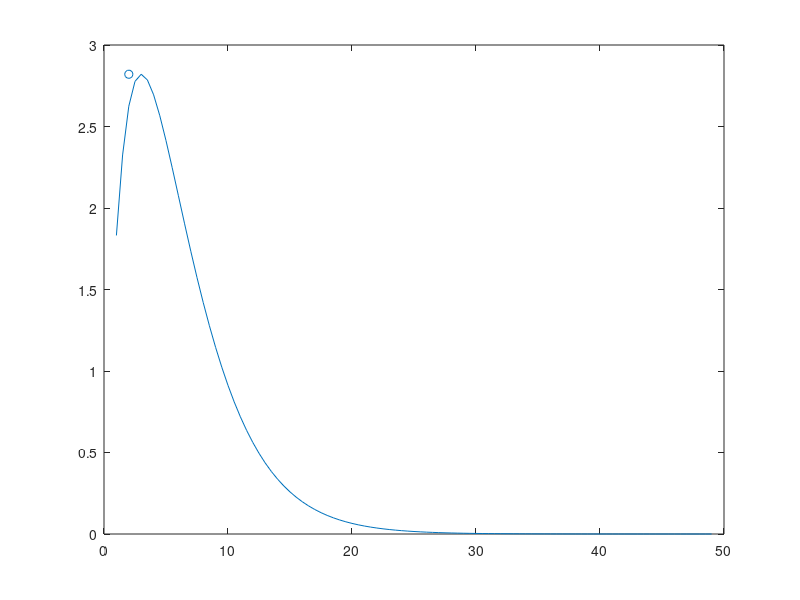
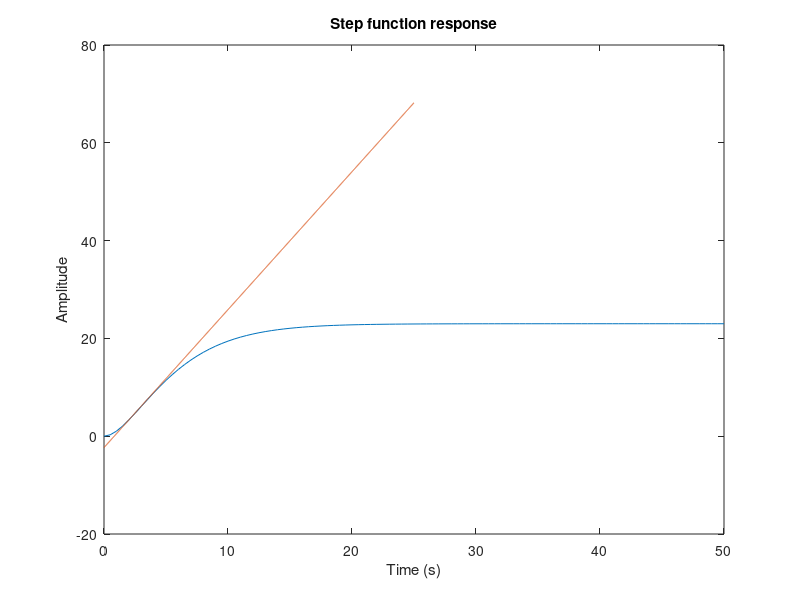

Write MATLAB code to recreate these figures, in order. (Note: this script raises an error after producing the figures.)
%% a

K = 23;
T1 = 03;

sys = tf(K, [T1*T1, 2*T1, 1]);

figure(1)

figure('Renderer', 'painters',  'Position', [100 100 1500 600])
set(gcf,'color','w');

[y, time] = step(sys, 50);
plot(time, y)
xlabel("Time (s)")
ylabel("Amplitude")
title("Step function response")

%% b

% tangent and its max

h = time(2) - time(1);
tans = y(1:end-4)./12-2*y(2:end-3)./3+2*y(4:end-1)./3-y(5:end)./12;
tans = tans ./ h;

figure(2)

plot(time(3:end-2), tans)
[peak, loc] = findpeaks(tans);
y_peak = y(loc);
hold on
scatter(time(loc), tans(loc))
hold off

figure(3)
plot(time, y)
hold on
xlabel("Time (s)")
ylabel("Amplitude")
title("Step function response")

tan_line = @(t) tans(loc) * (t - time(loc)) + y_peak;
ts = time(1):0.01:time(end)/2;
ys = tan_line(ts);

upper_line = @(t) y(end);

plot(ts, ys)
yline([0, y(end)])
xlim([0,30])
ylim([-0.5, y(end)+0.5])
hold off

% parameter
K = y(end);

L = fsolve(tan_line,1);
disp("L = " + string(Td))

T = fsolve(@(t) y(end) - tan_line(t), 1) - Td;
disp("T = " + string(Ts))


%% c
figure(4)
Kc = 0.9 * T / L;
Ti = L / 0.3;
GPI = pidstd(Kc, Ti, 0);
sys_c = feedback(GPI * sys, 1)

step(sys_c,50)
xlabel("Time (s)")
ylabel("Amplitude")
title("Step function response")

Kc = 0.0974;
Tis = 1:2:7;

n = length(Tis);
syses = cell(1, n);
lends = ["", "", "", ""];
overshoots = [0, 0, 0, 0];

for i = 1:n
    GPI = pidstd(Kc, Tis(i), 0);
    syses{i} = feedback(GPI * sys, 1);
    lends(i) = "Ti = " + string(Tis(i));
    [y, time] = step(syses{i}, 50);
    [peak, loc] = findpeaks(y);
    overshoots(i) = y(loc(1)) - 1;
end

figure(5)
step(syses{1}, syses{2}, syses{3}, syses{4}, 50)
legend(lends)
xlabel("Time (s)")
ylabel("Amplitude")
title("Step Respondse for different Ti")

figure(6)
plot(Tis, overshoots)
title("Overshoots")
xlabel("Ti")
